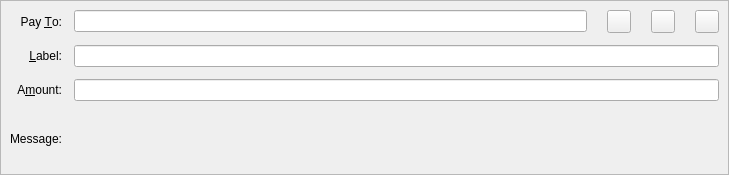
<?xml version="1.0" encoding="UTF-8"?>
<ui version="4.0">
 <class>SendCoinsEntry</class>
 <widget class="QStackedWidget" name="SendCoinsEntry">
  <property name="geometry">
   <rect>
    <x>0</x>
    <y>0</y>
    <width>729</width>
    <height>175</height>
   </rect>
  </property>
  <property name="focusPolicy">
   <enum>Qt::TabFocus</enum>
  </property>
  <property name="autoFillBackground">
   <bool>false</bool>
  </property>
  <property name="currentIndex">
   <number>0</number>
  </property>
  <widget class="QFrame" name="SendCoins">
   <property name="toolTip">
    <string>This is a normal payment.</string>
   </property>
   <property name="frameShape">
    <enum>QFrame::StyledPanel</enum>
   </property>
   <property name="frameShadow">
    <enum>QFrame::Sunken</enum>
   </property>
   <layout class="QGridLayout" name="gridLayout">
    <property name="spacing">
     <number>12</number>
    </property>
    <item row="2" column="1">
     <widget class="BitcoinAmountField" name="payAmount"/>
    </item>
    <item row="3" column="1">
     <widget class="QLabel" name="messageTextLabel">
      <property name="toolTip">
       <string>A message that was attached to the Fac: URI which will be stored with the transaction for your reference. Note: This message will not be sent over the Fac network.</string>
      </property>
      <property name="textFormat">
       <enum>Qt::PlainText</enum>
      </property>
     </widget>
    </item>
    <item row="0" column="0">
     <widget class="QLabel" name="payToLabel">
      <property name="text">
       <string>Pay &amp;To:</string>
      </property>
      <property name="alignment">
       <set>Qt::AlignRight|Qt::AlignTrailing|Qt::AlignVCenter</set>
      </property>
      <property name="buddy">
       <cstring>payTo</cstring>
      </property>
     </widget>
    </item>
    <item row="2" column="0">
     <widget class="QLabel" name="amountLabel">
      <property name="text">
       <string>A&amp;mount:</string>
      </property>
      <property name="alignment">
       <set>Qt::AlignRight|Qt::AlignTrailing|Qt::AlignVCenter</set>
      </property>
      <property name="buddy">
       <cstring>payAmount</cstring>
      </property>
     </widget>
    </item>
    <item row="1" column="0">
     <widget class="QLabel" name="labelLabel">
      <property name="text">
       <string>&amp;Label:</string>
      </property>
      <property name="alignment">
       <set>Qt::AlignRight|Qt::AlignTrailing|Qt::AlignVCenter</set>
      </property>
      <property name="buddy">
       <cstring>addAsLabel</cstring>
      </property>
     </widget>
    </item>
    <item row="1" column="1">
     <widget class="QLineEdit" name="addAsLabel">
      <property name="toolTip">
       <string>Enter a label for this address to add it to the list of used addresses</string>
      </property>
     </widget>
    </item>
    <item row="3" column="0">
     <widget class="QLabel" name="messageLabel">
      <property name="text">
       <string>Message:</string>
      </property>
      <property name="alignment">
       <set>Qt::AlignRight|Qt::AlignTrailing|Qt::AlignVCenter</set>
      </property>
     </widget>
    </item>
    <item row="0" column="1">
     <layout class="QHBoxLayout" name="payToLayout">
      <property name="spacing">
       <number>0</number>
      </property>
      <item>
       <widget class="QValidatedLineEdit" name="payTo">
        <property name="sizePolicy">
         <sizepolicy hsizetype="Preferred" vsizetype="Maximum">
          <horstretch>0</horstretch>
          <verstretch>0</verstretch>
         </sizepolicy>
        </property>
        <property name="toolTip">
         <string>The Fac address to send the payment to</string>
        </property>
       </widget>
      </item>
      <item>
       <spacer name="horizontalSpacer">
        <property name="orientation">
         <enum>Qt::Horizontal</enum>
        </property>
        <property name="sizeType">
         <enum>QSizePolicy::Maximum</enum>
        </property>
        <property name="sizeHint" stdset="0">
         <size>
          <width>20</width>
          <height>20</height>
         </size>
        </property>
       </spacer>
      </item>
      <item>
       <widget class="QToolButton" name="addressBookButton">
        <property name="sizePolicy">
         <sizepolicy hsizetype="Maximum" vsizetype="Maximum">
          <horstretch>0</horstretch>
          <verstretch>0</verstretch>
         </sizepolicy>
        </property>
        <property name="toolTip">
         <string>Choose previously used address</string>
        </property>
        <property name="text">
         <string/>
        </property>
        <property name="icon">
         <iconset resource="../fac.qrc">
          <normaloff>:/icons/address-book</normaloff>:/icons/address-book</iconset>
        </property>
        <property name="shortcut">
         <string>Alt+A</string>
        </property>
       </widget>
      </item>
      <item>
       <spacer name="horizontalSpacer_2">
        <property name="orientation">
         <enum>Qt::Horizontal</enum>
        </property>
        <property name="sizeType">
         <enum>QSizePolicy::Maximum</enum>
        </property>
        <property name="sizeHint" stdset="0">
         <size>
          <width>20</width>
          <height>20</height>
         </size>
        </property>
       </spacer>
      </item>
      <item>
       <widget class="QToolButton" name="pasteButton">
        <property name="sizePolicy">
         <sizepolicy hsizetype="Maximum" vsizetype="Maximum">
          <horstretch>0</horstretch>
          <verstretch>0</verstretch>
         </sizepolicy>
        </property>
        <property name="toolTip">
         <string>Paste address from clipboard</string>
        </property>
        <property name="text">
         <string/>
        </property>
        <property name="icon">
         <iconset resource="../fac.qrc">
          <normaloff>:/icons/editpaste</normaloff>:/icons/editpaste</iconset>
        </property>
        <property name="shortcut">
         <string>Alt+P</string>
        </property>
       </widget>
      </item>
      <item>
       <spacer name="horizontalSpacer_3">
        <property name="orientation">
         <enum>Qt::Horizontal</enum>
        </property>
        <property name="sizeType">
         <enum>QSizePolicy::Maximum</enum>
        </property>
        <property name="sizeHint" stdset="0">
         <size>
          <width>20</width>
          <height>20</height>
         </size>
        </property>
       </spacer>
      </item>
      <item>
       <widget class="QToolButton" name="deleteButton">
        <property name="sizePolicy">
         <sizepolicy hsizetype="Maximum" vsizetype="Maximum">
          <horstretch>0</horstretch>
          <verstretch>0</verstretch>
         </sizepolicy>
        </property>
        <property name="toolTip">
         <string>Remove this entry</string>
        </property>
        <property name="text">
         <string/>
        </property>
        <property name="icon">
         <iconset resource="../fac.qrc">
          <normaloff>:/icons/remove</normaloff>:/icons/remove</iconset>
        </property>
       </widget>
      </item>
     </layout>
    </item>
   </layout>
  </widget>
  <widget class="QFrame" name="SendCoins_InsecurePaymentRequest">
   <property name="palette">
    <palette>
     <active>
      <colorrole role="WindowText">
       <brush brushstyle="SolidPattern">
        <color alpha="255">
         <red>0</red>
         <green>0</green>
         <blue>0</blue>
        </color>
       </brush>
      </colorrole>
      <colorrole role="Button">
       <brush brushstyle="SolidPattern">
        <color alpha="255">
         <red>255</red>
         <green>255</green>
         <blue>127</blue>
        </color>
       </brush>
      </colorrole>
      <colorrole role="Light">
       <brush brushstyle="SolidPattern">
        <color alpha="255">
         <red>255</red>
         <green>255</green>
         <blue>255</blue>
        </color>
       </brush>
      </colorrole>
      <colorrole role="Midlight">
       <brush brushstyle="SolidPattern">
        <color alpha="255">
         <red>255</red>
         <green>255</green>
         <blue>191</blue>
        </color>
       </brush>
      </colorrole>
      <colorrole role="Dark">
       <brush brushstyle="SolidPattern">
        <color alpha="255">
         <red>127</red>
         <green>127</green>
         <blue>63</blue>
        </color>
       </brush>
      </colorrole>
      <colorrole role="Mid">
       <brush brushstyle="SolidPattern">
        <color alpha="255">
         <red>170</red>
         <green>170</green>
         <blue>84</blue>
        </color>
       </brush>
      </colorrole>
      <colorrole role="Text">
       <brush brushstyle="SolidPattern">
        <color alpha="255">
         <red>0</red>
         <green>0</green>
         <blue>0</blue>
        </color>
       </brush>
      </colorrole>
      <colorrole role="BrightText">
       <brush brushstyle="SolidPattern">
        <color alpha="255">
         <red>255</red>
         <green>255</green>
         <blue>255</blue>
        </color>
       </brush>
      </colorrole>
      <colorrole role="ButtonText">
       <brush brushstyle="SolidPattern">
        <color alpha="255">
         <red>0</red>
         <green>0</green>
         <blue>0</blue>
        </color>
       </brush>
      </colorrole>
      <colorrole role="Base">
       <brush brushstyle="SolidPattern">
        <color alpha="255">
         <red>255</red>
         <green>255</green>
         <blue>255</blue>
        </color>
       </brush>
      </colorrole>
      <colorrole role="Window">
       <brush brushstyle="SolidPattern">
        <color alpha="255">
         <red>255</red>
         <green>255</green>
         <blue>127</blue>
        </color>
       </brush>
      </colorrole>
      <colorrole role="Shadow">
       <brush brushstyle="SolidPattern">
        <color alpha="255">
         <red>0</red>
         <green>0</green>
         <blue>0</blue>
        </color>
       </brush>
      </colorrole>
      <colorrole role="AlternateBase">
       <brush brushstyle="SolidPattern">
        <color alpha="255">
         <red>255</red>
         <green>255</green>
         <blue>191</blue>
        </color>
       </brush>
      </colorrole>
      <colorrole role="ToolTipBase">
       <brush brushstyle="SolidPattern">
        <color alpha="255">
         <red>255</red>
         <green>255</green>
         <blue>220</blue>
        </color>
       </brush>
      </colorrole>
      <colorrole role="ToolTipText">
       <brush brushstyle="SolidPattern">
        <color alpha="255">
         <red>0</red>
         <green>0</green>
         <blue>0</blue>
        </color>
       </brush>
      </colorrole>
     </active>
     <inactive>
      <colorrole role="WindowText">
       <brush brushstyle="SolidPattern">
        <color alpha="255">
         <red>0</red>
         <green>0</green>
         <blue>0</blue>
        </color>
       </brush>
      </colorrole>
      <colorrole role="Button">
       <brush brushstyle="SolidPattern">
        <color alpha="255">
         <red>255</red>
         <green>255</green>
         <blue>127</blue>
        </color>
       </brush>
      </colorrole>
      <colorrole role="Light">
       <brush brushstyle="SolidPattern">
        <color alpha="255">
         <red>255</red>
         <green>255</green>
         <blue>255</blue>
        </color>
       </brush>
      </colorrole>
      <colorrole role="Midlight">
       <brush brushstyle="SolidPattern">
        <color alpha="255">
         <red>255</red>
         <green>255</green>
         <blue>191</blue>
        </color>
       </brush>
      </colorrole>
      <colorrole role="Dark">
       <brush brushstyle="SolidPattern">
        <color alpha="255">
         <red>127</red>
         <green>127</green>
         <blue>63</blue>
        </color>
       </brush>
      </colorrole>
      <colorrole role="Mid">
       <brush brushstyle="SolidPattern">
        <color alpha="255">
         <red>170</red>
         <green>170</green>
         <blue>84</blue>
        </color>
       </brush>
      </colorrole>
      <colorrole role="Text">
       <brush brushstyle="SolidPattern">
        <color alpha="255">
         <red>0</red>
         <green>0</green>
         <blue>0</blue>
        </color>
       </brush>
      </colorrole>
      <colorrole role="BrightText">
       <brush brushstyle="SolidPattern">
        <color alpha="255">
         <red>255</red>
         <green>255</green>
         <blue>255</blue>
        </color>
       </brush>
      </colorrole>
      <colorrole role="ButtonText">
       <brush brushstyle="SolidPattern">
        <color alpha="255">
         <red>0</red>
         <green>0</green>
         <blue>0</blue>
        </color>
       </brush>
      </colorrole>
      <colorrole role="Base">
       <brush brushstyle="SolidPattern">
        <color alpha="255">
         <red>255</red>
         <green>255</green>
         <blue>255</blue>
        </color>
       </brush>
      </colorrole>
      <colorrole role="Window">
       <brush brushstyle="SolidPattern">
        <color alpha="255">
         <red>255</red>
         <green>255</green>
         <blue>127</blue>
        </color>
       </brush>
      </colorrole>
      <colorrole role="Shadow">
       <brush brushstyle="SolidPattern">
        <color alpha="255">
         <red>0</red>
         <green>0</green>
         <blue>0</blue>
        </color>
       </brush>
      </colorrole>
      <colorrole role="AlternateBase">
       <brush brushstyle="SolidPattern">
        <color alpha="255">
         <red>255</red>
         <green>255</green>
         <blue>191</blue>
        </color>
       </brush>
      </colorrole>
      <colorrole role="ToolTipBase">
       <brush brushstyle="SolidPattern">
        <color alpha="255">
         <red>255</red>
         <green>255</green>
         <blue>220</blue>
        </color>
       </brush>
      </colorrole>
      <colorrole role="ToolTipText">
       <brush brushstyle="SolidPattern">
        <color alpha="255">
         <red>0</red>
         <green>0</green>
         <blue>0</blue>
        </color>
       </brush>
      </colorrole>
     </inactive>
     <disabled>
      <colorrole role="WindowText">
       <brush brushstyle="SolidPattern">
        <color alpha="255">
         <red>127</red>
         <green>127</green>
         <blue>63</blue>
        </color>
       </brush>
      </colorrole>
      <colorrole role="Button">
       <brush brushstyle="SolidPattern">
        <color alpha="255">
         <red>255</red>
         <green>255</green>
         <blue>127</blue>
        </color>
       </brush>
      </colorrole>
      <colorrole role="Light">
       <brush brushstyle="SolidPattern">
        <color alpha="255">
         <red>255</red>
         <green>255</green>
         <blue>255</blue>
        </color>
       </brush>
      </colorrole>
      <colorrole role="Midlight">
       <brush brushstyle="SolidPattern">
        <color alpha="255">
         <red>255</red>
         <green>255</green>
         <blue>191</blue>
        </color>
       </brush>
      </colorrole>
      <colorrole role="Dark">
       <brush brushstyle="SolidPattern">
        <color alpha="255">
         <red>127</red>
         <green>127</green>
         <blue>63</blue>
        </color>
       </brush>
      </colorrole>
      <colorrole role="Mid">
       <brush brushstyle="SolidPattern">
        <color alpha="255">
         <red>170</red>
         <green>170</green>
         <blue>84</blue>
        </color>
       </brush>
      </colorrole>
      <colorrole role="Text">
       <brush brushstyle="SolidPattern">
        <color alpha="255">
         <red>127</red>
         <green>127</green>
         <blue>63</blue>
        </color>
       </brush>
      </colorrole>
      <colorrole role="BrightText">
       <brush brushstyle="SolidPattern">
        <color alpha="255">
         <red>255</red>
         <green>255</green>
         <blue>255</blue>
        </color>
       </brush>
      </colorrole>
      <colorrole role="ButtonText">
       <brush brushstyle="SolidPattern">
        <color alpha="255">
         <red>127</red>
         <green>127</green>
         <blue>63</blue>
        </color>
       </brush>
      </colorrole>
      <colorrole role="Base">
       <brush brushstyle="SolidPattern">
        <color alpha="255">
         <red>255</red>
         <green>255</green>
         <blue>127</blue>
        </color>
       </brush>
      </colorrole>
      <colorrole role="Window">
       <brush brushstyle="SolidPattern">
        <color alpha="255">
         <red>255</red>
         <green>255</green>
         <blue>127</blue>
        </color>
       </brush>
      </colorrole>
      <colorrole role="Shadow">
       <brush brushstyle="SolidPattern">
        <color alpha="255">
         <red>0</red>
         <green>0</green>
         <blue>0</blue>
        </color>
       </brush>
      </colorrole>
      <colorrole role="AlternateBase">
       <brush brushstyle="SolidPattern">
        <color alpha="255">
         <red>255</red>
         <green>255</green>
         <blue>127</blue>
        </color>
       </brush>
      </colorrole>
      <colorrole role="ToolTipBase">
       <brush brushstyle="SolidPattern">
        <color alpha="255">
         <red>255</red>
         <green>255</green>
         <blue>220</blue>
        </color>
       </brush>
      </colorrole>
      <colorrole role="ToolTipText">
       <brush brushstyle="SolidPattern">
        <color alpha="255">
         <red>0</red>
         <green>0</green>
         <blue>0</blue>
        </color>
       </brush>
      </colorrole>
     </disabled>
    </palette>
   </property>
   <property name="toolTip">
    <string>This is an unverified payment request.</string>
   </property>
   <property name="autoFillBackground">
    <bool>true</bool>
   </property>
   <property name="frameShape">
    <enum>QFrame::StyledPanel</enum>
   </property>
   <property name="frameShadow">
    <enum>QFrame::Sunken</enum>
   </property>
   <layout class="QGridLayout" name="gridLayout_is">
    <property name="spacing">
     <number>12</number>
    </property>
    <item row="0" column="0">
     <widget class="QLabel" name="payToLabel_is">
      <property name="text">
       <string>Pay To:</string>
      </property>
      <property name="alignment">
       <set>Qt::AlignRight|Qt::AlignTrailing|Qt::AlignVCenter</set>
      </property>
     </widget>
    </item>
    <item row="0" column="1">
     <layout class="QHBoxLayout" name="payToLayout_is">
      <property name="spacing">
       <number>0</number>
      </property>
      <item>
       <widget class="QLabel" name="payTo_is"/>
      </item>
      <item>
       <widget class="QToolButton" name="deleteButton_is">
        <property name="toolTip">
         <string>Remove this entry</string>
        </property>
        <property name="text">
         <string/>
        </property>
        <property name="icon">
         <iconset resource="../fac.qrc">
          <normaloff>:/icons/remove</normaloff>:/icons/remove</iconset>
        </property>
       </widget>
      </item>
     </layout>
    </item>
    <item row="1" column="0">
     <widget class="QLabel" name="memoLabel_is">
      <property name="text">
       <string>Memo:</string>
      </property>
      <property name="alignment">
       <set>Qt::AlignRight|Qt::AlignTrailing|Qt::AlignVCenter</set>
      </property>
     </widget>
    </item>
    <item row="1" column="1">
     <widget class="QLabel" name="memoTextLabel_is">
      <property name="textFormat">
       <enum>Qt::PlainText</enum>
      </property>
     </widget>
    </item>
    <item row="2" column="0">
     <widget class="QLabel" name="amountLabel_is">
      <property name="text">
       <string>A&amp;mount:</string>
      </property>
      <property name="alignment">
       <set>Qt::AlignRight|Qt::AlignTrailing|Qt::AlignVCenter</set>
      </property>
      <property name="buddy">
       <cstring>payAmount_is</cstring>
      </property>
     </widget>
    </item>
    <item row="2" column="1">
     <widget class="BitcoinAmountField" name="payAmount_is">
      <property name="acceptDrops">
       <bool>false</bool>
      </property>
     </widget>
    </item>
   </layout>
  </widget>
  <widget class="QFrame" name="SendCoins_SecurePaymentRequest">
   <property name="palette">
    <palette>
     <active>
      <colorrole role="WindowText">
       <brush brushstyle="SolidPattern">
        <color alpha="255">
         <red>0</red>
         <green>0</green>
         <blue>0</blue>
        </color>
       </brush>
      </colorrole>
      <colorrole role="Button">
       <brush brushstyle="SolidPattern">
        <color alpha="255">
         <red>140</red>
         <green>232</green>
         <blue>119</blue>
        </color>
       </brush>
      </colorrole>
      <colorrole role="Light">
       <brush brushstyle="SolidPattern">
        <color alpha="255">
         <red>230</red>
         <green>255</green>
         <blue>224</blue>
        </color>
       </brush>
      </colorrole>
      <colorrole role="Midlight">
       <brush brushstyle="SolidPattern">
        <color alpha="255">
         <red>185</red>
         <green>243</green>
         <blue>171</blue>
        </color>
       </brush>
      </colorrole>
      <colorrole role="Dark">
       <brush brushstyle="SolidPattern">
        <color alpha="255">
         <red>70</red>
         <green>116</green>
         <blue>59</blue>
        </color>
       </brush>
      </colorrole>
      <colorrole role="Mid">
       <brush brushstyle="SolidPattern">
        <color alpha="255">
         <red>93</red>
         <green>155</green>
         <blue>79</blue>
        </color>
       </brush>
      </colorrole>
      <colorrole role="Text">
       <brush brushstyle="SolidPattern">
        <color alpha="255">
         <red>0</red>
         <green>0</green>
         <blue>0</blue>
        </color>
       </brush>
      </colorrole>
      <colorrole role="BrightText">
       <brush brushstyle="SolidPattern">
        <color alpha="255">
         <red>155</red>
         <green>255</green>
         <blue>147</blue>
        </color>
       </brush>
      </colorrole>
      <colorrole role="ButtonText">
       <brush brushstyle="SolidPattern">
        <color alpha="255">
         <red>0</red>
         <green>0</green>
         <blue>0</blue>
        </color>
       </brush>
      </colorrole>
      <colorrole role="Base">
       <brush brushstyle="SolidPattern">
        <color alpha="255">
         <red>119</red>
         <green>255</green>
         <blue>233</blue>
        </color>
       </brush>
      </colorrole>
      <colorrole role="Window">
       <brush brushstyle="SolidPattern">
        <color alpha="255">
         <red>140</red>
         <green>232</green>
         <blue>119</blue>
        </color>
       </brush>
      </colorrole>
      <colorrole role="Shadow">
       <brush brushstyle="SolidPattern">
        <color alpha="255">
         <red>0</red>
         <green>0</green>
         <blue>0</blue>
        </color>
       </brush>
      </colorrole>
      <colorrole role="AlternateBase">
       <brush brushstyle="SolidPattern">
        <color alpha="255">
         <red>197</red>
         <green>243</green>
         <blue>187</blue>
        </color>
       </brush>
      </colorrole>
      <colorrole role="NoRole">
       <brush brushstyle="SolidPattern">
        <color alpha="255">
         <red>125</red>
         <green>194</green>
         <blue>122</blue>
        </color>
       </brush>
      </colorrole>
      <colorrole role="ToolTipBase">
       <brush brushstyle="SolidPattern">
        <color alpha="255">
         <red>255</red>
         <green>255</green>
         <blue>220</blue>
        </color>
       </brush>
      </colorrole>
      <colorrole role="ToolTipText">
       <brush brushstyle="SolidPattern">
        <color alpha="255">
         <red>0</red>
         <green>0</green>
         <blue>0</blue>
        </color>
       </brush>
      </colorrole>
     </active>
     <inactive>
      <colorrole role="WindowText">
       <brush brushstyle="SolidPattern">
        <color alpha="255">
         <red>0</red>
         <green>0</green>
         <blue>0</blue>
        </color>
       </brush>
      </colorrole>
      <colorrole role="Button">
       <brush brushstyle="SolidPattern">
        <color alpha="255">
         <red>140</red>
         <green>232</green>
         <blue>119</blue>
        </color>
       </brush>
      </colorrole>
      <colorrole role="Light">
       <brush brushstyle="SolidPattern">
        <color alpha="255">
         <red>230</red>
         <green>255</green>
         <blue>224</blue>
        </color>
       </brush>
      </colorrole>
      <colorrole role="Midlight">
       <brush brushstyle="SolidPattern">
        <color alpha="255">
         <red>185</red>
         <green>243</green>
         <blue>171</blue>
        </color>
       </brush>
      </colorrole>
      <colorrole role="Dark">
       <brush brushstyle="SolidPattern">
        <color alpha="255">
         <red>70</red>
         <green>116</green>
         <blue>59</blue>
        </color>
       </brush>
      </colorrole>
      <colorrole role="Mid">
       <brush brushstyle="SolidPattern">
        <color alpha="255">
         <red>93</red>
         <green>155</green>
         <blue>79</blue>
        </color>
       </brush>
      </colorrole>
      <colorrole role="Text">
       <brush brushstyle="SolidPattern">
        <color alpha="255">
         <red>0</red>
         <green>0</green>
         <blue>0</blue>
        </color>
       </brush>
      </colorrole>
      <colorrole role="BrightText">
       <brush brushstyle="SolidPattern">
        <color alpha="255">
         <red>155</red>
         <green>255</green>
         <blue>147</blue>
        </color>
       </brush>
      </colorrole>
      <colorrole role="ButtonText">
       <brush brushstyle="SolidPattern">
        <color alpha="255">
         <red>0</red>
         <green>0</green>
         <blue>0</blue>
        </color>
       </brush>
      </colorrole>
      <colorrole role="Base">
       <brush brushstyle="SolidPattern">
        <color alpha="255">
         <red>119</red>
         <green>255</green>
         <blue>233</blue>
        </color>
       </brush>
      </colorrole>
      <colorrole role="Window">
       <brush brushstyle="SolidPattern">
        <color alpha="255">
         <red>140</red>
         <green>232</green>
         <blue>119</blue>
        </color>
       </brush>
      </colorrole>
      <colorrole role="Shadow">
       <brush brushstyle="SolidPattern">
        <color alpha="255">
         <red>0</red>
         <green>0</green>
         <blue>0</blue>
        </color>
       </brush>
      </colorrole>
      <colorrole role="AlternateBase">
       <brush brushstyle="SolidPattern">
        <color alpha="255">
         <red>197</red>
         <green>243</green>
         <blue>187</blue>
        </color>
       </brush>
      </colorrole>
      <colorrole role="NoRole">
       <brush brushstyle="SolidPattern">
        <color alpha="255">
         <red>125</red>
         <green>194</green>
         <blue>122</blue>
        </color>
       </brush>
      </colorrole>
      <colorrole role="ToolTipBase">
       <brush brushstyle="SolidPattern">
        <color alpha="255">
         <red>255</red>
         <green>255</green>
         <blue>220</blue>
        </color>
       </brush>
      </colorrole>
      <colorrole role="ToolTipText">
       <brush brushstyle="SolidPattern">
        <color alpha="255">
         <red>0</red>
         <green>0</green>
         <blue>0</blue>
        </color>
       </brush>
      </colorrole>
     </inactive>
     <disabled>
      <colorrole role="WindowText">
       <brush brushstyle="SolidPattern">
        <color alpha="255">
         <red>70</red>
         <green>116</green>
         <blue>59</blue>
        </color>
       </brush>
      </colorrole>
      <colorrole role="Button">
       <brush brushstyle="SolidPattern">
        <color alpha="255">
         <red>140</red>
         <green>232</green>
         <blue>119</blue>
        </color>
       </brush>
      </colorrole>
      <colorrole role="Light">
       <brush brushstyle="SolidPattern">
        <color alpha="255">
         <red>230</red>
         <green>255</green>
         <blue>224</blue>
        </color>
       </brush>
      </colorrole>
      <colorrole role="Midlight">
       <brush brushstyle="SolidPattern">
        <color alpha="255">
         <red>185</red>
         <green>243</green>
         <blue>171</blue>
        </color>
       </brush>
      </colorrole>
      <colorrole role="Dark">
       <brush brushstyle="SolidPattern">
        <color alpha="255">
         <red>70</red>
         <green>116</green>
         <blue>59</blue>
        </color>
       </brush>
      </colorrole>
      <colorrole role="Mid">
       <brush brushstyle="SolidPattern">
        <color alpha="255">
         <red>93</red>
         <green>155</green>
         <blue>79</blue>
        </color>
       </brush>
      </colorrole>
      <colorrole role="Text">
       <brush brushstyle="SolidPattern">
        <color alpha="255">
         <red>70</red>
         <green>116</green>
         <blue>59</blue>
        </color>
       </brush>
      </colorrole>
      <colorrole role="BrightText">
       <brush brushstyle="SolidPattern">
        <color alpha="255">
         <red>155</red>
         <green>255</green>
         <blue>147</blue>
        </color>
       </brush>
      </colorrole>
      <colorrole role="ButtonText">
       <brush brushstyle="SolidPattern">
        <color alpha="255">
         <red>70</red>
         <green>116</green>
         <blue>59</blue>
        </color>
       </brush>
      </colorrole>
      <colorrole role="Base">
       <brush brushstyle="SolidPattern">
        <color alpha="255">
         <red>140</red>
         <green>232</green>
         <blue>119</blue>
        </color>
       </brush>
      </colorrole>
      <colorrole role="Window">
       <brush brushstyle="SolidPattern">
        <color alpha="255">
         <red>140</red>
         <green>232</green>
         <blue>119</blue>
        </color>
       </brush>
      </colorrole>
      <colorrole role="Shadow">
       <brush brushstyle="SolidPattern">
        <color alpha="255">
         <red>0</red>
         <green>0</green>
         <blue>0</blue>
        </color>
       </brush>
      </colorrole>
      <colorrole role="AlternateBase">
       <brush brushstyle="SolidPattern">
        <color alpha="255">
         <red>140</red>
         <green>232</green>
         <blue>119</blue>
        </color>
       </brush>
      </colorrole>
      <colorrole role="NoRole">
       <brush brushstyle="SolidPattern">
        <color alpha="255">
         <red>125</red>
         <green>194</green>
         <blue>122</blue>
        </color>
       </brush>
      </colorrole>
      <colorrole role="ToolTipBase">
       <brush brushstyle="SolidPattern">
        <color alpha="255">
         <red>255</red>
         <green>255</green>
         <blue>220</blue>
        </color>
       </brush>
      </colorrole>
      <colorrole role="ToolTipText">
       <brush brushstyle="SolidPattern">
        <color alpha="255">
         <red>0</red>
         <green>0</green>
         <blue>0</blue>
        </color>
       </brush>
      </colorrole>
     </disabled>
    </palette>
   </property>
   <property name="toolTip">
    <string>This is a verified payment request.</string>
   </property>
   <property name="autoFillBackground">
    <bool>true</bool>
   </property>
   <property name="frameShape">
    <enum>QFrame::StyledPanel</enum>
   </property>
   <property name="frameShadow">
    <enum>QFrame::Sunken</enum>
   </property>
   <layout class="QGridLayout" name="gridLayout_s">
    <property name="spacing">
     <number>12</number>
    </property>
    <item row="0" column="0">
     <widget class="QLabel" name="payToLabel_s">
      <property name="text">
       <string>Pay To:</string>
      </property>
      <property name="alignment">
       <set>Qt::AlignRight|Qt::AlignTrailing|Qt::AlignVCenter</set>
      </property>
     </widget>
    </item>
    <item row="0" column="1">
     <layout class="QHBoxLayout" name="payToLayout_s">
      <property name="spacing">
       <number>0</number>
      </property>
      <item>
       <widget class="QLabel" name="payTo_s">
        <property name="textFormat">
         <enum>Qt::PlainText</enum>
        </property>
       </widget>
      </item>
      <item>
       <widget class="QToolButton" name="deleteButton_s">
        <property name="toolTip">
         <string>Remove this entry</string>
        </property>
        <property name="text">
         <string/>
        </property>
        <property name="icon">
         <iconset resource="../fac.qrc">
          <normaloff>:/icons/remove</normaloff>:/icons/remove</iconset>
        </property>
       </widget>
      </item>
     </layout>
    </item>
    <item row="1" column="0">
     <widget class="QLabel" name="memoLabel_s">
      <property name="text">
       <string>Memo:</string>
      </property>
      <property name="alignment">
       <set>Qt::AlignRight|Qt::AlignTrailing|Qt::AlignVCenter</set>
      </property>
     </widget>
    </item>
    <item row="1" column="1">
     <widget class="QLabel" name="memoTextLabel_s">
      <property name="textFormat">
       <enum>Qt::PlainText</enum>
      </property>
     </widget>
    </item>
    <item row="2" column="0">
     <widget class="QLabel" name="amountLabel_s">
      <property name="text">
       <string>A&amp;mount:</string>
      </property>
      <property name="alignment">
       <set>Qt::AlignRight|Qt::AlignTrailing|Qt::AlignVCenter</set>
      </property>
      <property name="buddy">
       <cstring>payAmount_s</cstring>
      </property>
     </widget>
    </item>
    <item row="2" column="1">
     <widget class="BitcoinAmountField" name="payAmount_s">
      <property name="acceptDrops">
       <bool>false</bool>
      </property>
     </widget>
    </item>
   </layout>
  </widget>
 </widget>
 <customwidgets>
  <customwidget>
   <class>QValidatedLineEdit</class>
   <extends>QLineEdit</extends>
   <header>qvalidatedlineedit.h</header>
  </customwidget>
  <customwidget>
   <class>BitcoinAmountField</class>
   <extends>QLineEdit</extends>
   <header>bitcoinamountfield.h</header>
   <container>1</container>
  </customwidget>
 </customwidgets>
 <tabstops>
  <tabstop>payTo</tabstop>
  <tabstop>addressBookButton</tabstop>
  <tabstop>pasteButton</tabstop>
  <tabstop>deleteButton</tabstop>
  <tabstop>addAsLabel</tabstop>
  <tabstop>payAmount</tabstop>
  <tabstop>payAmount_is</tabstop>
  <tabstop>deleteButton_is</tabstop>
  <tabstop>payAmount_s</tabstop>
  <tabstop>deleteButton_s</tabstop>
 </tabstops>
 <resources>
  <include location="../fac.qrc"/>
 </resources>
 <connections/>
</ui>
